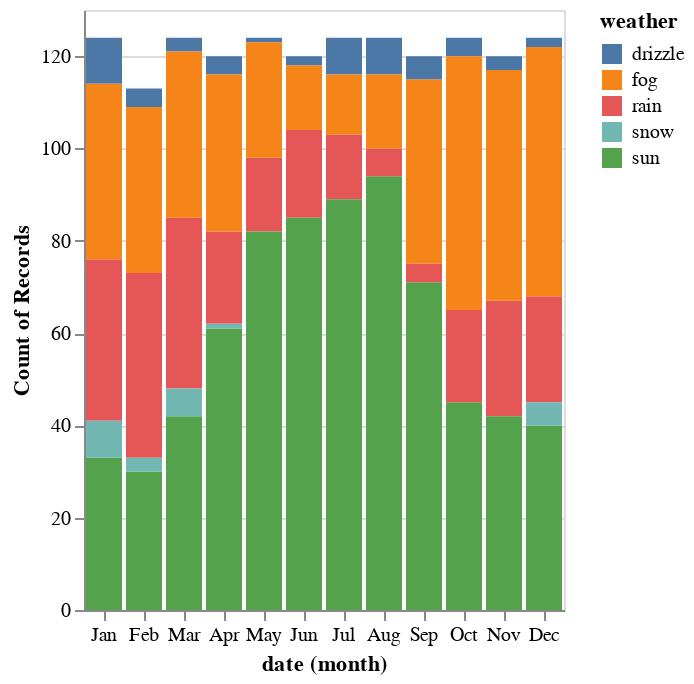

This figure's notebook cell:
### Code cell
alt.Chart(weather_data).mark_bar().encode(
    x='month(date):O',
    y='count()',
    color='weather',
)

### Figure 1 — Vega-Lite specification as saved in the notebook (floating-point values rounded to 4 significant figures; data arrays with more than 128 entries replaced by an {"elided": "..."} marker saying what was removed)
{"config": {"view": {"continuousWidth": 300, "continuousHeight": 300}}, "data": {"name": "data-830c39fec90146253fb06a06c26374ef"}, "mark": {"type": "bar"}, "encoding": {"color": {"field": "weather", "type": "nominal"}, "x": {"field": "date", "timeUnit": "month", "type": "ordinal"}, "y": {"aggregate": "count", "type": "quantitative"}}, "$schema": "https://vega.github.io/schema/vega-lite/v5.14.1.json", "datasets": {"data-830c39fec90146253fb06a06c26374ef": {"elided": "1461 records"}}}
